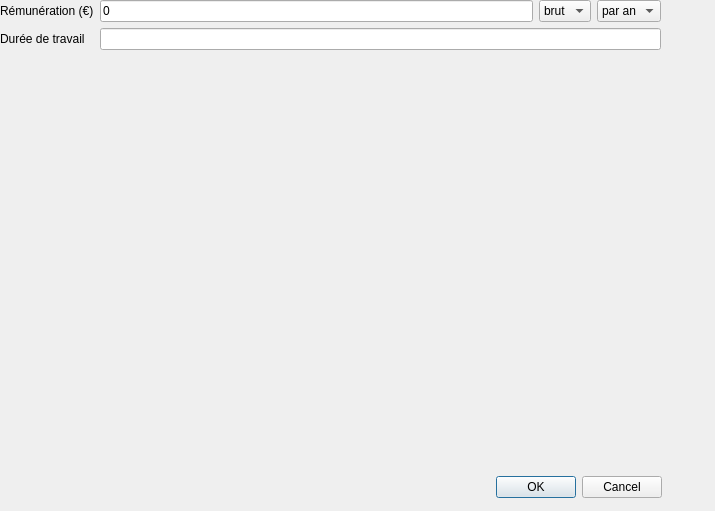
<?xml version="1.0" encoding="UTF-8"?>
<ui version="4.0">
 <class>Job</class>
 <widget class="QDialog" name="Job">
  <property name="geometry">
   <rect>
    <x>0</x>
    <y>0</y>
    <width>715</width>
    <height>511</height>
   </rect>
  </property>
  <property name="windowTitle">
   <string>Dialog</string>
  </property>
  <widget class="QDialogButtonBox" name="buttonBox">
   <property name="geometry">
    <rect>
     <x>321</x>
     <y>471</y>
     <width>341</width>
     <height>32</height>
    </rect>
   </property>
   <property name="orientation">
    <enum>Qt::Horizontal</enum>
   </property>
   <property name="standardButtons">
    <set>QDialogButtonBox::Cancel|QDialogButtonBox::Ok</set>
   </property>
  </widget>
  <widget class="QWidget" name="formLayoutWidget">
   <property name="geometry">
    <rect>
     <x>0</x>
     <y>0</y>
     <width>661</width>
     <height>411</height>
    </rect>
   </property>
   <layout class="QFormLayout" name="formLayout">
    <item row="0" column="0">
     <widget class="QLabel" name="salaryLabel">
      <property name="text">
       <string>Rémunération (€)</string>
      </property>
     </widget>
    </item>
    <item row="0" column="1">
     <layout class="QHBoxLayout" name="salaryLayout">
      <item>
       <widget class="QLineEdit" name="salaryAmount">
        <property name="text">
         <string>0</string>
        </property>
       </widget>
      </item>
      <item>
       <widget class="QComboBox" name="salaryGrossType">
        <item>
         <property name="text">
          <string>brut</string>
         </property>
        </item>
        <item>
         <property name="text">
          <string>net</string>
         </property>
        </item>
       </widget>
      </item>
      <item>
       <widget class="QComboBox" name="salaryFrequency">
        <item>
         <property name="text">
          <string>par an</string>
         </property>
        </item>
       </widget>
      </item>
     </layout>
    </item>
    <item row="1" column="0">
     <widget class="QLabel" name="workingHoursLabel">
      <property name="text">
       <string>Durée de travail</string>
      </property>
     </widget>
    </item>
    <item row="1" column="1">
     <widget class="QLineEdit" name="workingHoursLineEdit"/>
    </item>
   </layout>
  </widget>
 </widget>
 <resources/>
 <connections/>
</ui>
